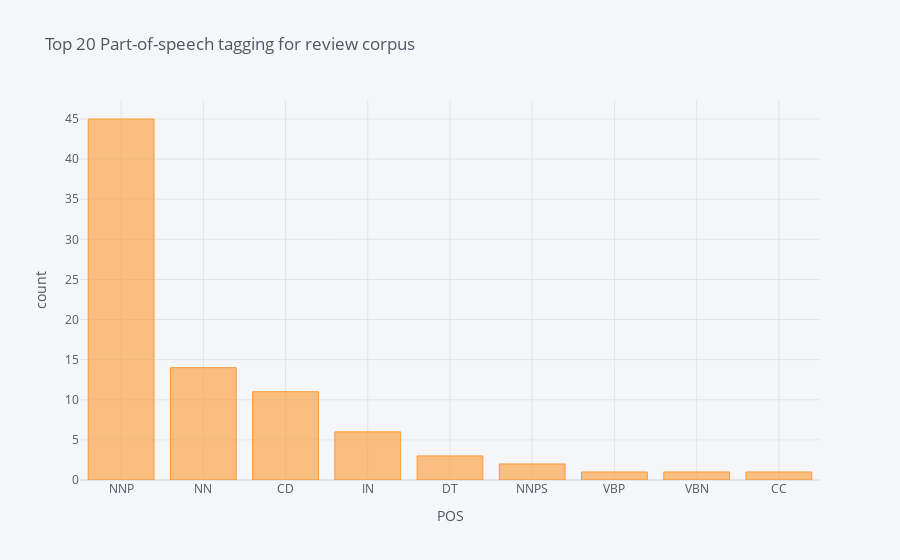

The notebook cell this image was saved under:
### Markdown cell above
# Multivariate Analysis

### Code cell
# The distribution of top part-of-speech tags of review corpus in Reliable News
blob = TextBlob(str(true['text']))
pos_df = pd.DataFrame(blob.tags, columns = ['word' , 'pos'])
pos_df = pos_df.pos.value_counts()[:20]
pos_df.iplot(
    kind='bar',
    xTitle='POS',
    yTitle='count', 
    title='Top 20 Part-of-speech tagging for review corpus')

### Figure 1 — Plotly figure (JSON) as saved in the notebook; plotly's stock layout.template omitted (floating-point values rounded to 4 significant figures)
{"data": [{"marker": {"color": "rgba(255, 153, 51, 0.6)", "line": {"color": "rgba(255, 153, 51, 1.0)", "width": 1}}, "name": "pos", "orientation": "v", "text": "", "type": "bar", "x": ["NNP", "NN", "CD", "IN", "DT", "NNPS", "VBP", "VBN", "CC"], "y": [45, 14, 11, 6, 3, 2, 1, 1, 1]}], "layout": {"legend": {"bgcolor": "#F5F6F9", "font": {"color": "#4D5663"}}, "paper_bgcolor": "#F5F6F9", "plot_bgcolor": "#F5F6F9", "title": {"font": {"color": "#4D5663"}, "text": "Top 20 Part-of-speech tagging for review corpus"}, "xaxis": {"gridcolor": "#E1E5ED", "showgrid": true, "tickfont": {"color": "#4D5663"}, "title": {"font": {"color": "#4D5663"}, "text": "POS"}, "zerolinecolor": "#E1E5ED"}, "yaxis": {"gridcolor": "#E1E5ED", "showgrid": true, "tickfont": {"color": "#4D5663"}, "title": {"font": {"color": "#4D5663"}, "text": "count"}, "zerolinecolor": "#E1E5ED"}}}
